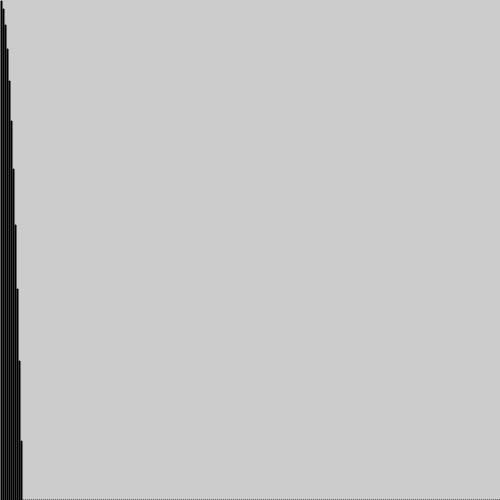
Frame 1 (no input)
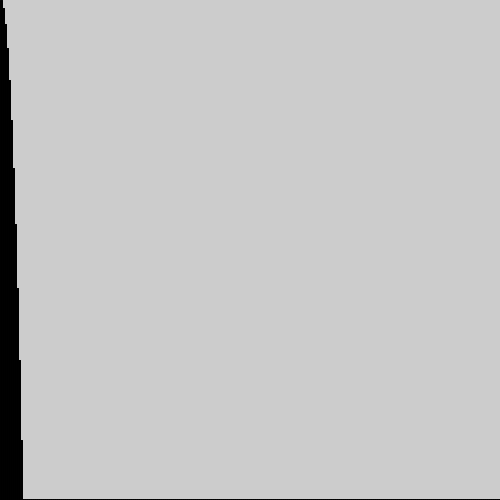
Frame 60 (the mouse pressed at the canvas centre just before this capture)
Frame 120 (the mouse held since frame 60 and released just before this capture): identical to frame 60, image omitted

The Processing sketch that drew these frames (run headless with seeded random() and noise(); from frame 60 on, the mouse is pressed at the canvas centre):

// Processing sketch: idek
// ── idek.pde
int lineWidth = 2;

void setup() {
  size(500, 500);
}

void draw() {
  for (int i = 1; i < width+1; i+=lineWidth) {
    strokeWeight(lineWidth);
    line(i, sq(i), i, height);
  }
}
